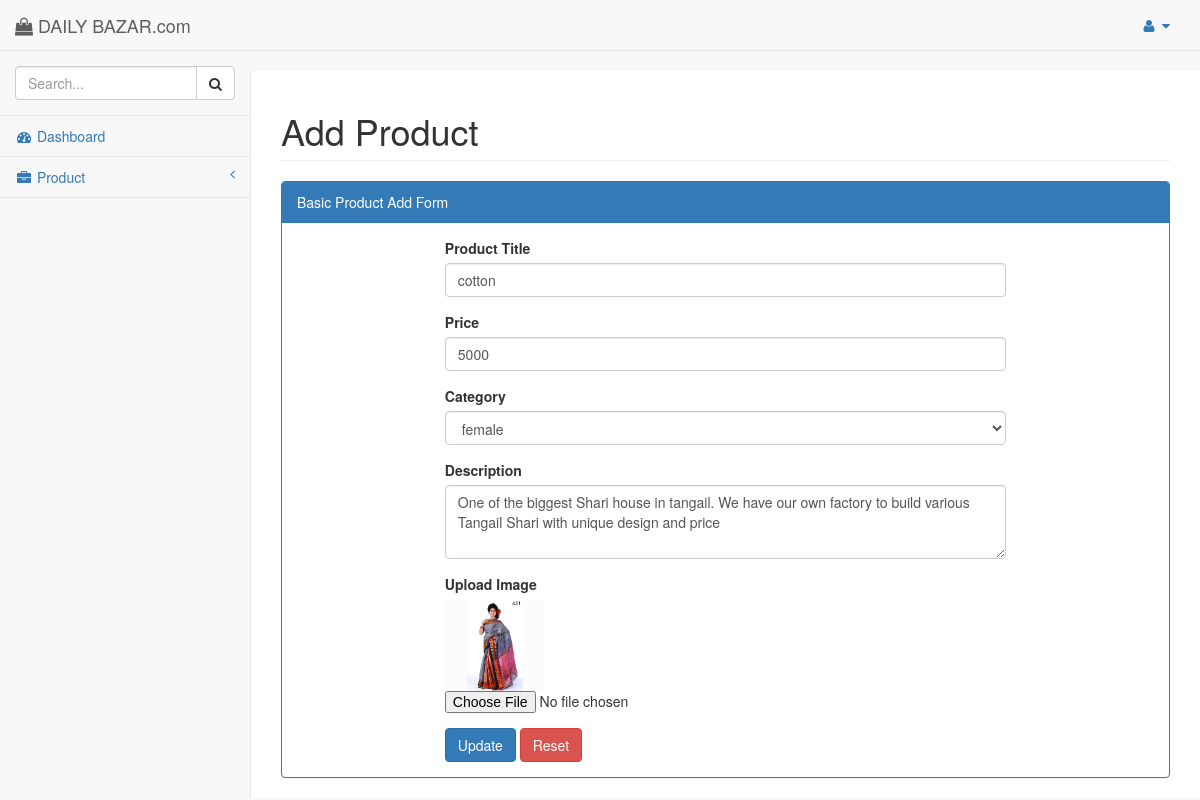
/view/admin/product/edit.php?id=628703348ec916eff703f7920dbc8750, run on the app's committed database.
### tables this page shows
CREATE TABLE `product` (
  `id` int(11) NOT NULL,
  `name` varchar(255) NOT NULL,
  `price` varchar(255) NOT NULL,
  `gender` varchar(255) NOT NULL,
  `detail` varchar(255) NOT NULL,
  `image` varchar(255) NOT NULL,
  `unique_id` varchar(255) NOT NULL
);

### src/connection.php (called while the page is built, shortened)
<?php
class Connection{
    private $user = 'root';
    private $pass = '';
    public function __construct(){
        try{
            $this->con = new PDO('mysql:host=localhost;dbname=bazar',$this->user,$this->pass);
        }
        catch (PDOException $e){
            print "ERROR!:" . $e->getMessage() . "<br>";
            die();
        }
    }
}
?>

### src/admin/bazar/bazar.php (called while the page is built, shortened)
<?php
class Bazar extends Connection{
    public function view($id){
        try {
            $query = ("SELECT * FROM `product` WHERE unique_id = :id");
            $stmt = $this->con->prepare($query);
            $stmt->bindValue(':id', $id, PDO::PARAM_INT);
            $stmt->execute();
            if($stmt){
                return $stmt->fetch(PDO::FETCH_ASSOC);
            }else{
                header('location: index.php');
            }
            return $stmt->fetch(PDO::FETCH_ASSOC);
        }
        catch (PDOException $e){
            print "Error!: " . $e->getMessage() . "<br>";
            die();
        }
    }
}

### view/admin/product/edit.php (the view, shortened to what this page needs)
<?php
include_once '../include/header.php';
$bazar = new App\admin\bazar\Bazar;
$product = $bazar->view($_GET['id']);
?>>
    <div id="page-wrapper" style="min-height: 349px;">
        <div class="row">
            <div class="col-lg-12">
                <h1 class="page-header">Add Product</h1>
            </div>
        </div>
        <div class="row">
            <div class="col-lg-12">
                <div class="panel panel-primary">
                    <div class="panel-heading">
                        Basic Product Add Form
                    </div>
                    <div class="panel-body">
                        <div class="row">
                            <div class="col-lg-8 col-md-offset-2">
                                <form action="view/admin/product/update.php" method="POST" enctype="multipart/form-data">
                                    <div class="form-group">
                                        <label>Product Title</label>
                                        <input type="text" value="<?php echo $product['name']; ?>" name="name" class="form-control">
                                    </div>
                                    <div class="form-group">
                                        <label>Price</label>
                                        <input type="text" name="price" value="<?php echo $product['price']; ?>" class="form-control">
                                    </div>
                                    <div class="form-group">
                                        <label>Category</label>
                                        <select name="gender" class="form-control">
                                            <option <?php echo($product['gender']=='female')?'selected':'';?> value="female">female</option>
                                        </select>
                                    </div>
                                    <div class="form-group">
                                        <label>Description</label>
                                        <textarea class="form-control" name="detail" rows="3"><?php echo $product['detail']; ?></textarea>
                                    </div>
                                    <div class="form-group">
                                        <label>Upload Image</label><br>
                                        <img src="assets/admin/uploads/<?php echo $product['image'] ?>" alt="" width="100"><br>
                                        <input type="file" name="image"/>
                                    </div>
                                    <button type="submit" name="submit" class="btn btn-primary">Update</button>
                                    <button type="reset" name="reset" class="btn btn-danger">Reset</button>
                                </form>
                            </div>
                        </div>
                    </div>
                </div>
            </div>
        </div>
    </div>
    <?php
include_once '../include/footer.php';
?>

### data on the page
product: name "cotton", price "5000", gender "female", detail "One of the biggest Shari house in tangail. We have our own factory to build various Tangail Shari with unique design and price", image (picture)
